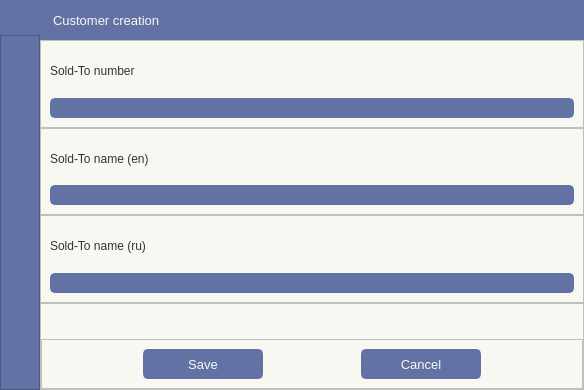
<?xml version="1.0" encoding="UTF-8"?>
<ui version="4.0">
 <class>Customer_Creation_Form</class>
 <widget class="QDialog" name="Customer_Creation_Form">
  <property name="geometry">
   <rect>
    <x>0</x>
    <y>0</y>
    <width>584</width>
    <height>390</height>
   </rect>
  </property>
  <property name="windowTitle">
   <string>New Customer Form</string>
  </property>
  <property name="windowIcon">
   <iconset>
    <normaloff>:/images/images/images/shell_logo_3.png</normaloff>:/images/images/images/shell_logo_3.png</iconset>
  </property>
  <property name="styleSheet">
   <string notr="true"/>
  </property>
  <layout class="QHBoxLayout" name="horizontalLayout">
   <property name="spacing">
    <number>0</number>
   </property>
   <property name="leftMargin">
    <number>0</number>
   </property>
   <property name="topMargin">
    <number>0</number>
   </property>
   <property name="rightMargin">
    <number>0</number>
   </property>
   <property name="bottomMargin">
    <number>0</number>
   </property>
   <item>
    <widget class="QFrame" name="frame">
     <property name="styleSheet">
      <string notr="true">#frame QFrame{
	background-color: #bd93f9;
}</string>
     </property>
     <property name="frameShape">
      <enum>QFrame::NoFrame</enum>
     </property>
     <property name="frameShadow">
      <enum>QFrame::Plain</enum>
     </property>
     <property name="lineWidth">
      <number>2</number>
     </property>
     <layout class="QVBoxLayout" name="verticalLayout">
      <property name="spacing">
       <number>0</number>
      </property>
      <property name="leftMargin">
       <number>0</number>
      </property>
      <property name="topMargin">
       <number>0</number>
      </property>
      <property name="rightMargin">
       <number>0</number>
      </property>
      <property name="bottomMargin">
       <number>0</number>
      </property>
      <item>
       <widget class="QFrame" name="frame_3">
        <property name="styleSheet">
         <string notr="true">color: #f8f8f2;
background-color: #f8f8f2;</string>
        </property>
        <property name="frameShape">
         <enum>QFrame::NoFrame</enum>
        </property>
        <property name="frameShadow">
         <enum>QFrame::Plain</enum>
        </property>
        <layout class="QHBoxLayout" name="horizontalLayout_2">
         <property name="spacing">
          <number>0</number>
         </property>
         <property name="leftMargin">
          <number>0</number>
         </property>
         <property name="topMargin">
          <number>0</number>
         </property>
         <property name="rightMargin">
          <number>0</number>
         </property>
         <property name="bottomMargin">
          <number>0</number>
         </property>
         <item>
          <widget class="QFrame" name="left_bar">
           <property name="minimumSize">
            <size>
             <width>40</width>
             <height>0</height>
            </size>
           </property>
           <property name="maximumSize">
            <size>
             <width>40</width>
             <height>16777215</height>
            </size>
           </property>
           <property name="styleSheet">
            <string notr="true">background-color: #6272a4;</string>
           </property>
           <property name="frameShape">
            <enum>QFrame::NoFrame</enum>
           </property>
           <property name="frameShadow">
            <enum>QFrame::Plain</enum>
           </property>
           <layout class="QVBoxLayout" name="verticalLayout_3">
            <property name="spacing">
             <number>0</number>
            </property>
            <property name="leftMargin">
             <number>0</number>
            </property>
            <property name="topMargin">
             <number>5</number>
            </property>
            <property name="rightMargin">
             <number>0</number>
            </property>
            <property name="bottomMargin">
             <number>0</number>
            </property>
            <item>
             <widget class="QFrame" name="logo">
              <property name="maximumSize">
               <size>
                <width>16777215</width>
                <height>30</height>
               </size>
              </property>
              <property name="styleSheet">
               <string notr="true">background-image: url(:/icons/images/icons/cil-user-follow.png);
background-repeat: no-repeat;
background-position: centered;
background-color: #6272a4;</string>
              </property>
              <property name="frameShape">
               <enum>QFrame::NoFrame</enum>
              </property>
              <property name="frameShadow">
               <enum>QFrame::Plain</enum>
              </property>
             </widget>
            </item>
            <item>
             <widget class="QFrame" name="frame_4">
              <property name="frameShape">
               <enum>QFrame::StyledPanel</enum>
              </property>
              <property name="frameShadow">
               <enum>QFrame::Raised</enum>
              </property>
             </widget>
            </item>
           </layout>
          </widget>
         </item>
         <item>
          <widget class="QFrame" name="central">
           <property name="styleSheet">
            <string notr="true">background-color: #bd93f9;</string>
           </property>
           <property name="frameShape">
            <enum>QFrame::NoFrame</enum>
           </property>
           <property name="frameShadow">
            <enum>QFrame::Plain</enum>
           </property>
           <layout class="QVBoxLayout" name="verticalLayout_2">
            <property name="spacing">
             <number>0</number>
            </property>
            <property name="leftMargin">
             <number>0</number>
            </property>
            <property name="topMargin">
             <number>0</number>
            </property>
            <property name="rightMargin">
             <number>0</number>
            </property>
            <property name="bottomMargin">
             <number>0</number>
            </property>
            <item>
             <widget class="QFrame" name="top_bar">
              <property name="maximumSize">
               <size>
                <width>16777215</width>
                <height>40</height>
               </size>
              </property>
              <property name="styleSheet">
               <string notr="true">background-color: #6272a4;</string>
              </property>
              <property name="frameShape">
               <enum>QFrame::NoFrame</enum>
              </property>
              <property name="frameShadow">
               <enum>QFrame::Plain</enum>
              </property>
              <layout class="QHBoxLayout" name="horizontalLayout_3">
               <property name="spacing">
                <number>0</number>
               </property>
               <property name="leftMargin">
                <number>0</number>
               </property>
               <property name="topMargin">
                <number>0</number>
               </property>
               <property name="rightMargin">
                <number>0</number>
               </property>
               <property name="bottomMargin">
                <number>0</number>
               </property>
               <item>
                <widget class="QLabel" name="label">
                 <property name="font">
                  <font>
                   <pointsize>10</pointsize>
                  </font>
                 </property>
                 <property name="styleSheet">
                  <string notr="true">padding-left: 10px;</string>
                 </property>
                 <property name="frameShape">
                  <enum>QFrame::NoFrame</enum>
                 </property>
                 <property name="text">
                  <string>Customer creation</string>
                 </property>
                </widget>
               </item>
              </layout>
             </widget>
            </item>
            <item>
             <widget class="QFrame" name="body">
              <property name="styleSheet">
               <string notr="true">QFrame {
	background-color: #f8f8f2;
	color: #333;
	font: 10pt &quot;Segoe UI&quot;;
}
QLineEdit {
	background-color: #6272a4;
	border-radius: 5px;
	border: 2px solid #6272a4;
	padding-left: 10px;
	selection-color: rgb(255, 255, 255);
	selection-background-color: rgb(255, 121, 198);
	font: 10pt &quot;Segoe UI&quot;;
    color: #f8f8f2;
}
QLineEdit:hover {
	border: 2px solid rgb(64, 71, 88);
}
QLineEdit:focus {
	border: 2px solid #ff79c6;
}

QPushButton {
	border: 2px solid #6272a4;
	border-radius: 5px;	
	background-color: #6272a4;
    color: #f8f8f2;
}
QPushButton:hover {
	background-color: #7082b6;
	border: 2px solid #7082b6;
}
QPushButton:pressed {	
	background-color: #546391;
	border: 2px solid #ff79c6;
}</string>
              </property>
              <property name="frameShape">
               <enum>QFrame::NoFrame</enum>
              </property>
              <property name="frameShadow">
               <enum>QFrame::Plain</enum>
              </property>
              <layout class="QVBoxLayout" name="verticalLayout_4">
               <property name="spacing">
                <number>0</number>
               </property>
               <property name="leftMargin">
                <number>0</number>
               </property>
               <property name="topMargin">
                <number>0</number>
               </property>
               <property name="rightMargin">
                <number>0</number>
               </property>
               <property name="bottomMargin">
                <number>0</number>
               </property>
               <item>
                <widget class="QFrame" name="soldto_num">
                 <property name="frameShape">
                  <enum>QFrame::StyledPanel</enum>
                 </property>
                 <property name="frameShadow">
                  <enum>QFrame::Raised</enum>
                 </property>
                 <layout class="QHBoxLayout" name="horizontalLayout_4">
                  <item>
                   <layout class="QGridLayout" name="gridLayout">
                    <item row="1" column="0">
                     <widget class="QLineEdit" name="cust_code_feild"/>
                    </item>
                    <item row="0" column="0">
                     <widget class="QLabel" name="label_2">
                      <property name="text">
                       <string>Sold-To number</string>
                      </property>
                     </widget>
                    </item>
                   </layout>
                  </item>
                 </layout>
                </widget>
               </item>
               <item>
                <widget class="QFrame" name="soldto_name_en">
                 <property name="frameShape">
                  <enum>QFrame::StyledPanel</enum>
                 </property>
                 <property name="frameShadow">
                  <enum>QFrame::Raised</enum>
                 </property>
                 <layout class="QHBoxLayout" name="horizontalLayout_5">
                  <item>
                   <layout class="QGridLayout" name="gridLayout_3">
                    <item row="1" column="0">
                     <widget class="QLineEdit" name="cust_name_en_feild"/>
                    </item>
                    <item row="0" column="0">
                     <widget class="QLabel" name="label_3">
                      <property name="text">
                       <string>Sold-To name (en)</string>
                      </property>
                     </widget>
                    </item>
                   </layout>
                  </item>
                 </layout>
                </widget>
               </item>
               <item>
                <widget class="QFrame" name="soldto_name_ru">
                 <property name="frameShape">
                  <enum>QFrame::StyledPanel</enum>
                 </property>
                 <property name="frameShadow">
                  <enum>QFrame::Raised</enum>
                 </property>
                 <layout class="QHBoxLayout" name="horizontalLayout_6">
                  <item>
                   <layout class="QGridLayout" name="gridLayout_4">
                    <item row="1" column="0">
                     <widget class="QLineEdit" name="cust_name_ru_feild"/>
                    </item>
                    <item row="0" column="0">
                     <widget class="QLabel" name="label_4">
                      <property name="text">
                       <string>Sold-To name (ru)</string>
                      </property>
                     </widget>
                    </item>
                   </layout>
                  </item>
                 </layout>
                </widget>
               </item>
               <item>
                <widget class="QFrame" name="buttons">
                 <property name="frameShape">
                  <enum>QFrame::StyledPanel</enum>
                 </property>
                 <property name="frameShadow">
                  <enum>QFrame::Raised</enum>
                 </property>
                 <layout class="QVBoxLayout" name="verticalLayout_5">
                  <property name="spacing">
                   <number>0</number>
                  </property>
                  <property name="leftMargin">
                   <number>0</number>
                  </property>
                  <property name="topMargin">
                   <number>0</number>
                  </property>
                  <property name="rightMargin">
                   <number>0</number>
                  </property>
                  <property name="bottomMargin">
                   <number>0</number>
                  </property>
                  <item>
                   <widget class="QFrame" name="frame_2">
                    <property name="maximumSize">
                     <size>
                      <width>16777215</width>
                      <height>35</height>
                     </size>
                    </property>
                    <property name="frameShape">
                     <enum>QFrame::NoFrame</enum>
                    </property>
                    <property name="frameShadow">
                     <enum>QFrame::Raised</enum>
                    </property>
                    <layout class="QHBoxLayout" name="horizontalLayout_7">
                     <item>
                      <widget class="QLabel" name="soldto_error_lable">
                       <property name="font">
                        <font>
                         <family>Segoe UI</family>
                         <pointsize>10</pointsize>
                         <italic>false</italic>
                         <bold>false</bold>
                        </font>
                       </property>
                       <property name="styleSheet">
                        <string notr="true">color: rgb(255, 78, 223);</string>
                       </property>
                       <property name="text">
                        <string/>
                       </property>
                       <property name="alignment">
                        <set>Qt::AlignCenter</set>
                       </property>
                      </widget>
                     </item>
                    </layout>
                   </widget>
                  </item>
                  <item>
                   <widget class="QFrame" name="frame_5">
                    <property name="frameShape">
                     <enum>QFrame::StyledPanel</enum>
                    </property>
                    <property name="frameShadow">
                     <enum>QFrame::Raised</enum>
                    </property>
                    <layout class="QHBoxLayout" name="horizontalLayout_8">
                     <item>
                      <widget class="QPushButton" name="save_btn">
                       <property name="maximumSize">
                        <size>
                         <width>120</width>
                         <height>30</height>
                        </size>
                       </property>
                       <property name="font">
                        <font>
                         <pointsize>10</pointsize>
                        </font>
                       </property>
                       <property name="cursor">
                        <cursorShape>PointingHandCursor</cursorShape>
                       </property>
                       <property name="text">
                        <string>Save</string>
                       </property>
                       <property name="icon">
                        <iconset resource="../resources.qrc">
                         <normaloff>:/icons/images/icons/cil-save.png</normaloff>:/icons/images/icons/cil-save.png</iconset>
                       </property>
                      </widget>
                     </item>
                     <item>
                      <widget class="QPushButton" name="cancel_btn">
                       <property name="maximumSize">
                        <size>
                         <width>120</width>
                         <height>30</height>
                        </size>
                       </property>
                       <property name="font">
                        <font>
                         <pointsize>10</pointsize>
                        </font>
                       </property>
                       <property name="cursor">
                        <cursorShape>PointingHandCursor</cursorShape>
                       </property>
                       <property name="text">
                        <string>Cancel</string>
                       </property>
                       <property name="icon">
                        <iconset resource="../resources.qrc">
                         <normaloff>:/icons/images/icons/x-octagon.svg</normaloff>:/icons/images/icons/x-octagon.svg</iconset>
                       </property>
                      </widget>
                     </item>
                    </layout>
                   </widget>
                  </item>
                 </layout>
                </widget>
               </item>
              </layout>
             </widget>
            </item>
           </layout>
          </widget>
         </item>
        </layout>
       </widget>
      </item>
     </layout>
    </widget>
   </item>
  </layout>
 </widget>
 <resources>
  <include location="../resources.qrc"/>
 </resources>
 <connections/>
</ui>
